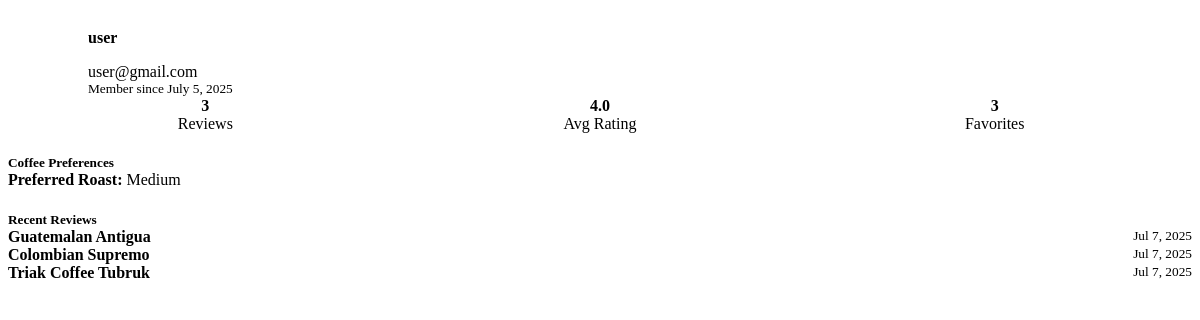
/admin/get_user_details.php?id=3 (signed in), run on the app's committed database.
### tables this page shows
CREATE TABLE `users` (
  `id` int(11) NOT NULL,
  `username` varchar(50) NOT NULL,
  `email` varchar(100) NOT NULL,
  `nama_lengkap` varchar(100) DEFAULT NULL,
  `alamat` text DEFAULT NULL,
  `no_hp` varchar(20) DEFAULT NULL,
  `password` varchar(255) NOT NULL,
  `role` enum('user','admin') DEFAULT 'user',
  `created_at` timestamp NOT NULL DEFAULT current_timestamp()
);

CREATE TABLE `user_preferences` (
  `id` int(11) NOT NULL,
  `user_id` int(11) DEFAULT NULL,
  `jenis_kopi` enum('Arabika','Robusta') DEFAULT NULL,
  `metode_penyajian` enum('V60','French Press','Espresso','Tubruk','Cold Brew','Moka Pot') DEFAULT NULL,
  `profil_rasa` enum('Fruity','Chocolate','Nutty','Earthy','Floral','Citrus','Caramel','Bitter Chocolate','Honey','Spicy','Bitter','Sweet') DEFAULT NULL,
  `proses` enum('Washed','Honey','Natural') DEFAULT NULL,
  `preferred_roast` enum('light','medium','medium-dark','dark') DEFAULT NULL,
  `preferred_brewing` varchar(100) DEFAULT NULL,
  `flavor_preference` text DEFAULT NULL
);

CREATE TABLE `recommendations` (
  `id` int(11) NOT NULL,
  `user_id` int(11) DEFAULT NULL,
  `coffee_id` int(11) DEFAULT NULL,
  `rating` int(11) DEFAULT 0,
  `review` text DEFAULT NULL,
  `recommended_roast` enum('light','medium','medium-dark','dark') DEFAULT NULL,
  `rule_applied` varchar(255) DEFAULT NULL,
  `created_at` timestamp NOT NULL DEFAULT current_timestamp()
);

CREATE TABLE `coffee_types` (
  `id` int(11) NOT NULL,
  `name` varchar(100) NOT NULL,
  `description` text DEFAULT NULL,
  `jenis_kopi` enum('Arabika','Robusta') NOT NULL,
  `roast_level` enum('light','medium','medium-dark','dark') NOT NULL,
  `flavor_notes` text DEFAULT NULL,
  `profil_rasa` enum('Fruity','Chocolate','Nutty','Earthy','Floral','Citrus','Caramel','Bitter Chocolate','Honey','Spicy','Bitter','Sweet') NOT NULL,
  `proses` enum('Washed','Honey','Natural') NOT NULL,
  `brewing_method` text DEFAULT NULL,
  `origin` varchar(100) DEFAULT NULL,
  `price` decimal(10,2) DEFAULT NULL,
  `image_url` varchar(255) DEFAULT NULL,
  `created_at` timestamp NOT NULL DEFAULT current_timestamp()
);

### config/database.php (called while the page is built, shortened)
<?php
class Database {
    private $host = DB_HOST;
    private $user = DB_USER;
    private $pass = DB_PASS;
    private $dbname = DB_NAME;
    private $dbh;
    private $stmt;
    public function __construct() {
        $dsn = 'mysql:host=' . $this->host . ';dbname=' . $this->dbname . ';charset=utf8mb4';
        $options = [
            PDO::ATTR_PERSISTENT => true,
            PDO::ATTR_ERRMODE => PDO::ERRMODE_EXCEPTION
        ];
        try {
            $this->dbh = new PDO($dsn, $this->user, $this->pass, $options);
        } catch (PDOException $e) {
            $this->error = $e->getMessage();
            trigger_error($this->error, E_USER_ERROR);
        }
    }
    public function query($query) {
        $this->stmt = $this->dbh->prepare($query);
    }
    public function bind($param, $value, $type = null) {
        if (is_null($type)) {
            switch (true) {
                case is_int($value):
                    $type = PDO::PARAM_INT;
                    break;
                default:
                    $type = PDO::PARAM_STR;
            }
        }
        $this->stmt->bindValue($param, $value, $type);
    }
    public function execute() {
        return $this->stmt->execute();
    }
    public function resultset() {
        $this->execute();
        return $this->stmt->fetchAll(PDO::FETCH_OBJ);
    }
    public function single() {
        $this->execute();
        return $this->stmt->fetch(PDO::FETCH_OBJ);
    }
}
?>

### config/init.php (called while the page is built, shortened)
<?php
require_once 'database.php';
$db = new Database();
?>

### admin/get_user_details.php (the view, shortened to what this page needs)
<?php
require_once '../config/init.php';
$user_id = (int)($_GET['id'] ?? 0);
$db->query("SELECT * FROM users WHERE id = :id AND role = 'user'");
$db->bind(':id', $user_id);
$user = $db->single();
$db->query("SELECT * FROM user_preferences WHERE user_id = :user_id");
$db->bind(':user_id', $user_id);
$preferences = $db->single();
$db->query("SELECT ct.name as coffee_name, r.rating, r.review, r.created_at
           FROM recommendations r
           JOIN coffee_types ct ON r.coffee_id = ct.id
           WHERE r.user_id = :user_id
           ORDER BY r.created_at DESC");
$db->bind(':user_id', $user_id);
$reviews = $db->resultset();
$db->query("SELECT COUNT(*) as total_reviews FROM recommendations WHERE user_id = :user_id");
$db->bind(':user_id', $user_id);
$total_reviews = $db->single()->total_reviews;
$db->query("SELECT AVG(rating) as avg_rating FROM recommendations WHERE user_id = :user_id AND rating > 0");
$db->bind(':user_id', $user_id);
$avg_rating = $db->single()->avg_rating;
$db->query("SELECT COUNT(*) as favorites_count FROM recommendations WHERE user_id = :user_id AND rating >= 4");
$db->bind(':user_id', $user_id);
$favorites_count = $db->single()->favorites_count;
?>
<div class="user-details">
    <div class="user-summary">
        <div class="user-avatar-large">
        </div>
        <div class="user-info-large">
            <h4><?php echo htmlspecialchars($user->username); ?></h4>
            <p><?php echo htmlspecialchars($user->email); ?></p>
            <small>Member since <?php echo date('F j, Y', strtotime($user->created_at)); ?></small>
        </div>
    </div>
    <div class="user-stats">
        <div class="stat-item">
            <span class="stat-number"><?php echo $total_reviews; ?></span>
            <span class="stat-label">Reviews</span>
        </div>
        <div class="stat-item">
            <span class="stat-number"><?php echo $avg_rating ? number_format($avg_rating, 1) : 'N/A'; ?></span>
            <span class="stat-label">Avg Rating</span>
        </div>
        <div class="stat-item">
            <span class="stat-number"><?php echo $favorites_count; ?></span>
            <span class="stat-label">Favorites</span>
        </div>
    </div>
    <?php if ($preferences): ?>
    <div class="user-preferences">
        <h5>Coffee Preferences</h5>
        <div class="preference-item">
            <strong>Preferred Roast:</strong>
            <?php echo ucfirst(str_replace('-', ' ', $preferences->preferred_roast)); ?>
        </div>
    </div>
    <?php endif; ?>
    <?php if (!empty($reviews)): ?>
    <div class="user-reviews">
        <h5>Recent Reviews</h5>
        <div class="reviews-list">
            <?php foreach (array_slice($reviews, 0, 5) as $review): ?>
                <div class="review-item">
                    <div class="review-header">
                        <strong><?php echo htmlspecialchars($review->coffee_name); ?></strong>
                        <div class="review-meta">
                            <small><?php echo date('M j, Y', strtotime($review->created_at)); ?></small>
                        </div>
                    </div>
                </div>
            <?php endforeach; ?>
        </div>
    </div>
    <?php endif; ?>
</div>

### admin/get_user_details.php (style rules this page uses)
.user-summary { display: flex; align-items: center; gap: var(--spacing-md); margin-bottom: var(--spacing-lg); padding-bottom: var(--spacing-md); border-bottom: 1px solid var(--light-brown); }
.user-avatar-large { width: 80px; height: 80px; background: linear-gradient(135deg, var(--primary-brown), var(--accent-orange)); border-radius: 50%; display: flex; align-items: center; justify-content: center; color: var(--white); font-size: var(--font-size-2xl); }
.user-info-large h4 { margin-bottom: var(--spacing-xs); color: var(--coffee-black); }
.user-info-large p { margin-bottom: var(--spacing-xs); color: var(--gray); }
.user-stats { display: grid; grid-template-columns: repeat(3, 1fr); gap: var(--spacing-md); margin-bottom: var(--spacing-lg); text-align: center; }
.stat-item { padding: var(--spacing-md); background-color: var(--light-gray); border-radius: var(--radius-md); }
.stat-number { display: block; font-size: var(--font-size-xl); font-weight: 700; color: var(--primary-brown); margin-bottom: var(--spacing-xs); }
.stat-label { color: var(--gray); font-size: var(--font-size-sm); }
.user-preferences { margin-bottom: var(--spacing-lg); }
.user-preferences h5 { margin-bottom: var(--spacing-md); color: var(--coffee-black); }
.preference-item { margin-bottom: var(--spacing-sm); padding: var(--spacing-sm); background-color: var(--light-gray); border-radius: var(--radius-sm); }
.user-reviews h5 { margin-bottom: var(--spacing-md); color: var(--coffee-black); }
.reviews-list { max-height: 300px; overflow-y: auto; }
.review-item { padding: var(--spacing-sm); background-color: var(--light-gray); border-radius: var(--radius-sm); margin-bottom: var(--spacing-sm); border-left: 3px solid var(--accent-orange); }
.review-header { display: flex; justify-content: space-between; align-items: flex-start; margin-bottom: var(--spacing-xs); flex-wrap: wrap; gap: var(--spacing-sm); }
.review-meta { display: flex; flex-direction: column; align-items: flex-end; gap: var(--spacing-xs); }

### data on the page
users: username "user", email "user@gmail.com", created_at "July 5, 2025"
user_preferences: preferred_roast "Medium"
recommendations: coffee.name "Guatemalan Antigua", created_at "Jul 7, 2025"
recommendations: coffee.name "Colombian Supremo", created_at "Jul 7, 2025"
recommendations: coffee.name "Triak Coffee Tubruk", created_at "Jul 7, 2025"

### other printed values
$total_reviews "3"
$avg_rating "4.0"
$favorites_count "3"
